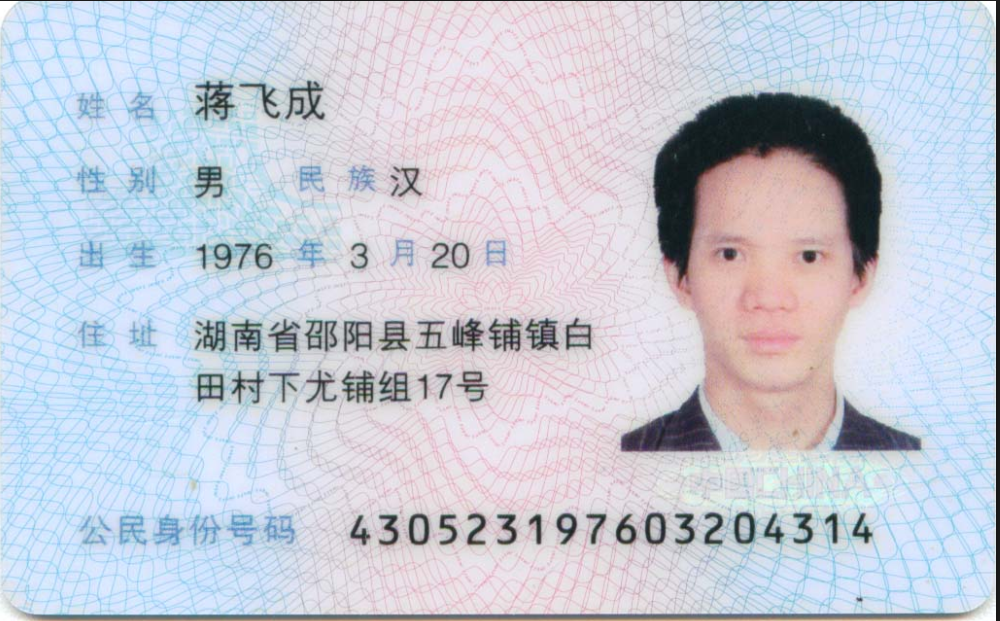
#> input picture jupyter/opencv/ocr/card.png, 1000 x 621 px, given in place of card2.png, which was not available
$ python ocr.py   (older library calls are emulated)
#> lines starting #> are read from the running program, lines starting #| are printed output that depends on the picture; after the words box and inside, x2 and y2 are one past the last pixel; in counts of white or black regions, pixels touching at a corner belong together; long printed decimals are rounded; pictures that were not available may be replaced by others from this repository, and a replacement may not be noted
### jupyter/opencv/ocr/textRegion.py
"""
提取图片的文字区域
"""

import sys

import cv2
import numpy as np

def preprocess(gray):
    # 1. Sobel算子，x方向求梯度
    sobel = cv2.Sobel(gray, cv2.CV_8U, 1, 0, ksize = 3)
    # 2. 二值化
    ret, binary = cv2.threshold(sobel, 0, 255, cv2.THRESH_OTSU+cv2.THRESH_BINARY)

    # 3. 膨胀和腐蚀操作的核函数
    element1 = cv2.getStructuringElement(cv2.MORPH_RECT, (30, 9))
    element2 = cv2.getStructuringElement(cv2.MORPH_RECT, (24, 6))

    # 4. 膨胀一次，让轮廓突出
    dilation = cv2.dilate(binary, element2, iterations = 1)

    # 5. 腐蚀一次，去掉细节，如表格线等。注意这里去掉的是竖直的线
    erosion = cv2.erode(dilation, element1, iterations = 1)

    # 6. 再次膨胀，让轮廓明显一些
    dilation2 = cv2.dilate(erosion, element2, iterations = 3)
    # dilation2 = cv2.dilate(erosion, element1, iterations = 1)

    # 7. 存储中间图片
    cv2.imwrite("temp/gray.png", gray)
    cv2.imwrite("temp/binary.png", binary)
    cv2.imwrite("temp/dilation.png", dilation)
    cv2.imwrite("temp/erosion.png", erosion)
    cv2.imwrite("temp/dilation2.png", dilation2)

    return dilation2


def findTextRegion(img):
    region = []

    # 1. 查找轮廓
    c_image,contours, hierarchy = cv2.findContours(img, cv2.RETR_TREE, cv2.CHAIN_APPROX_SIMPLE)

    # 2. 筛选那些面积小的
    for i in range(len(contours)):
        cnt = contours[i]
        # 计算该轮廓的面积
        area = cv2.contourArea(cnt)

        # 面积小的都筛选掉
        if(area < 4000):
            continue

        # 轮廓近似，作用很小
        epsilon = 0.001 * cv2.arcLength(cnt, True)
        approx = cv2.approxPolyDP(cnt, epsilon, True)

        # 找到最小的矩形，该矩形可能有方向
        rect = cv2.minAreaRect(cnt)
        print ("rect is: ")
        print (rect)

        # box是四个点的坐标
        box = cv2.boxPoints(rect)
        box = np.int0(box)

        # 计算高和宽
        height = abs(box[0][1] - box[2][1])
        width = abs(box[0][0] - box[2][0])

        # 筛选那些太细的矩形，留下扁的
        if(height > width * 1.2):
            continue

        region.append(box)

        # 存储中间图片
        cv2.imwrite("temp/Contours.png", c_image)

    return region


# [29 lines left out: function detect, not called in this run]

def get_textRegion(img):
    # 1.  转化成灰度图
    gray = cv2.cvtColor(img, cv2.COLOR_BGR2GRAY)

    # 2. 形态学变换的预处理，得到可以查找矩形的图片
    dilation = preprocess(gray)

    # 3. 查找和筛选文字区域
    region = findTextRegion(dilation)

    # 4. 切图
    regions=[]
    for box in region:
        regions.append( img[ np.min(box[:,1]):np.max(box[:,1]) , np.min(box[:,0]):np.max(box[:,0])] )
        # cv2.imshow('czm',regions[-1])
        # cv2.waitKey(0)

    return regions


# [5 lines that do not run on import are left out]

    # region = get_textRegion(img)

### jupyter/opencv/ocr/ocr.py
from textRegion import get_textRegion
try:
    import Image
except ImportError:
    from PIL import Image,ImageFilter
import pytesseract
import cv2
import numpy as np

pytesseract.pytesseract.tesseract_cmd = r'D:\installed\Tesseract-OCR\tesseract.exe'
# Include the above line, if you don't have tesseract executable in your PATH
# Example tesseract_cmd: 'C:\\Program Files (x86)\\Tesseract-OCR\\tesseract'


imagePath = r'card2.png'
img = cv2.imread(imagePath)
#> img is the input picture: shape (621, 1000, 3); mean B, G, R 214.7, 202.6, 198.1
regions = get_textRegion(img)
#> in get_textRegion, `gray = cv2.cvtColor(img, cv2.COLOR_BGR2GRAY)`:
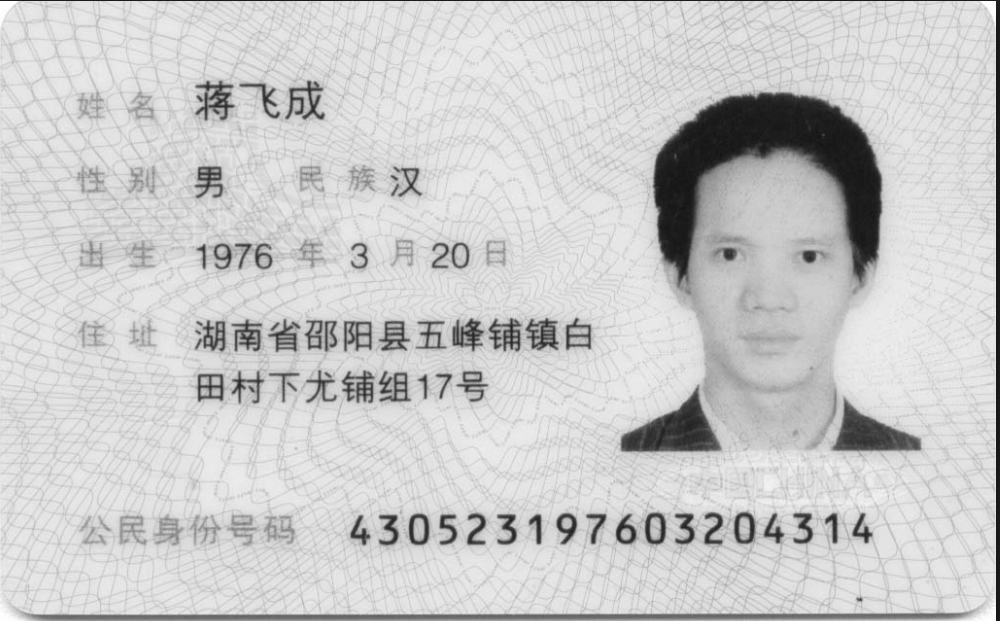
#> gray: shape (621, 1000); min 19, max 255, mean 202.6
#> in preprocess, `sobel = cv2.Sobel(gray, cv2.CV_8U, 1, 0, ksize = 3)`:
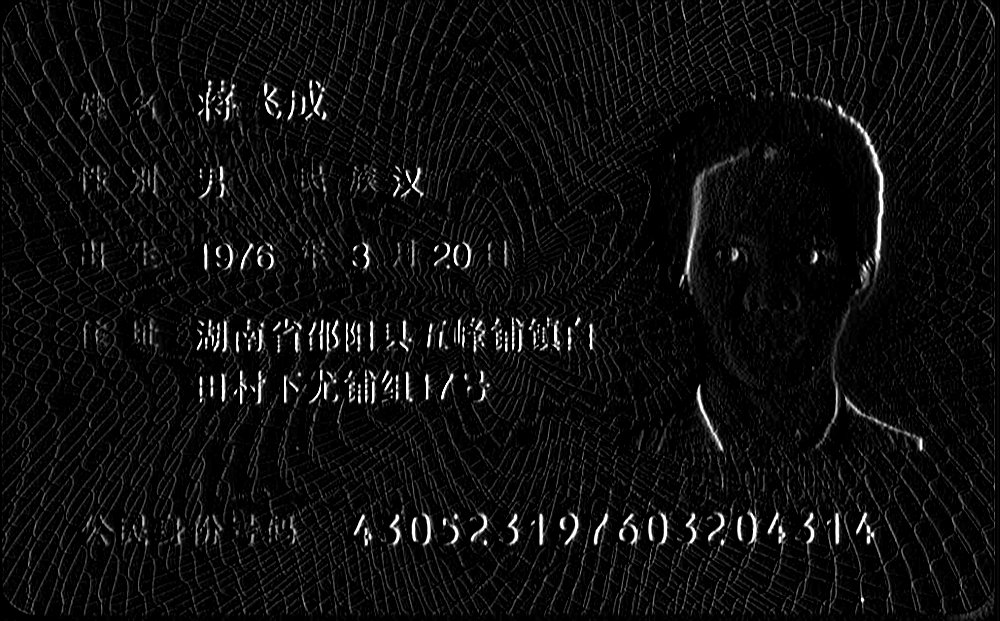
#> sobel: shape (621, 1000); min 0, max 255, mean 14.1
#> in preprocess, `ret, binary = cv2.threshold(sobel, 0, 255, cv2.THRESH_OTSU+cv2.THRESH_..`:
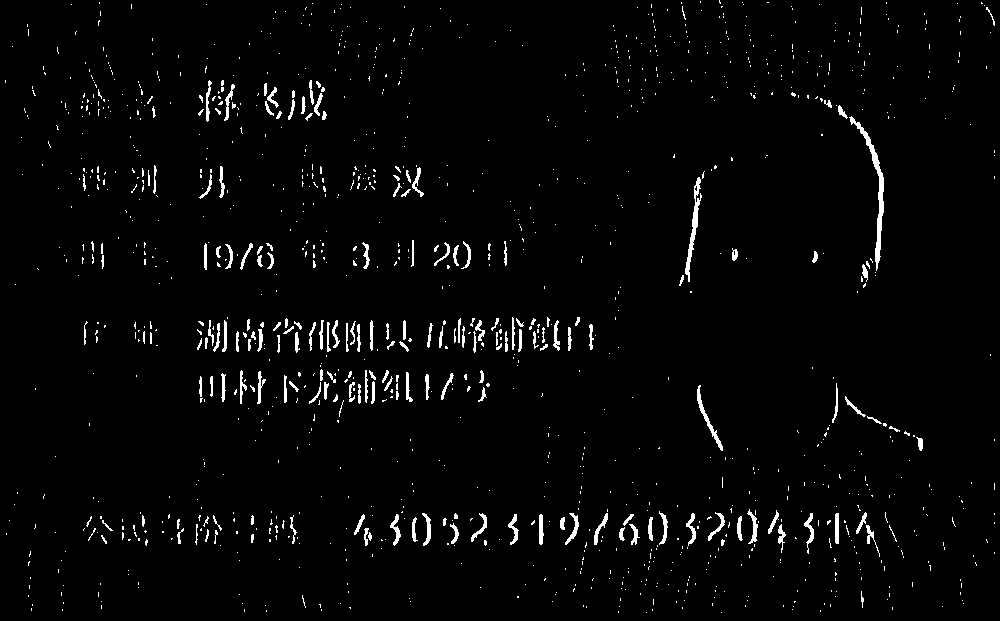
#> binary: shape (621, 1000); 2.5% white; 1263 white regions (1079 under 20 px), largest, box (x1, y1, x2, y2) and area: (849, 116, 884, 271) 758, (685, 177, 702, 282) 454, (697, 385, 723, 451) 263
#> in preprocess, `ret, binary = cv2.threshold(sobel, 0, 255, cv2.THRESH_OTSU+cv2.THRESH_..`: ret = 93
#> in preprocess, `dilation = cv2.dilate(binary, element2, iterations = 1)`:
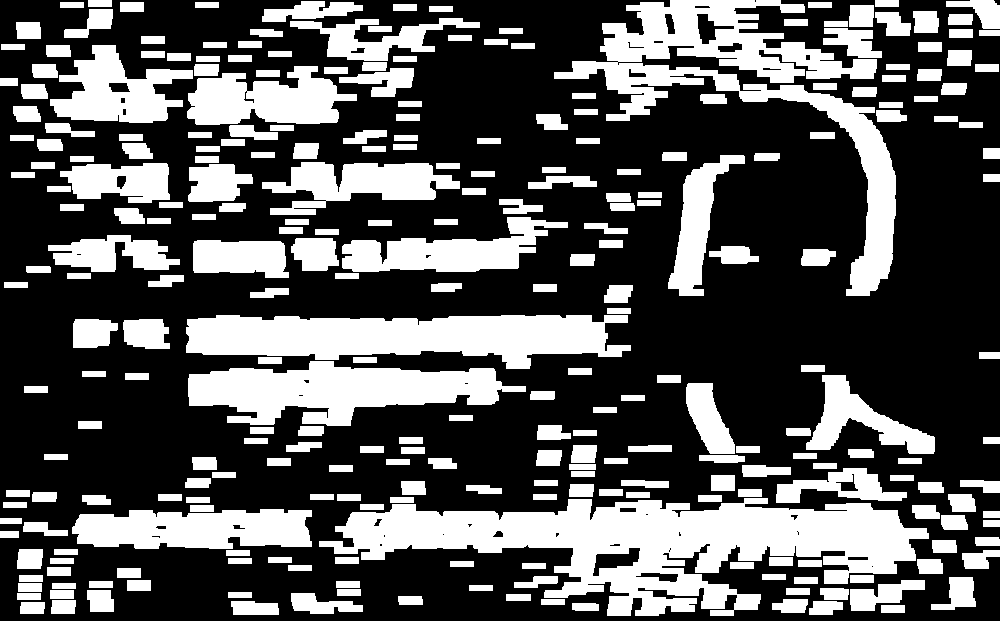
#> dilation: shape (621, 1000); 34% white; 282 white regions, largest, box (x1, y1, x2, y2) and area: (319, 498, 929, 616) 34263, (554, 0, 896, 296) 21985, (186, 315, 631, 369) 16502
#> in preprocess, `erosion = cv2.erode(dilation, element1, iterations = 1)`:
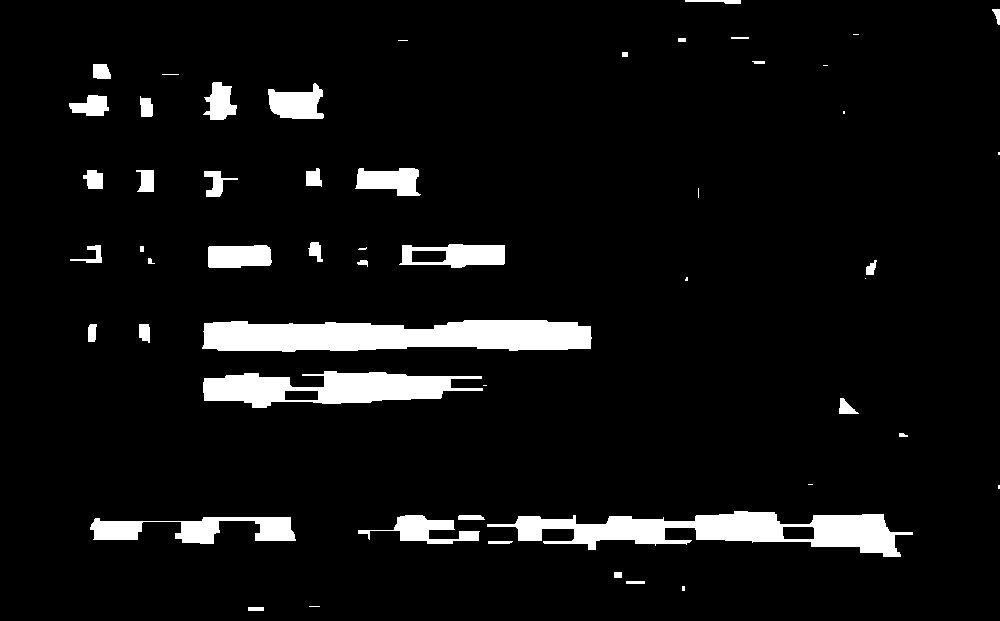
#> erosion: shape (621, 1000); 6.5% white; 53 white regions (15 under 20 px), largest, box (x1, y1, x2, y2) and area: (202, 320, 592, 352) 10254, (487, 511, 913, 557) 8945, (203, 371, 483, 408) 6152
#> in preprocess, `dilation2 = cv2.dilate(erosion, element2, iterations = 3)`:
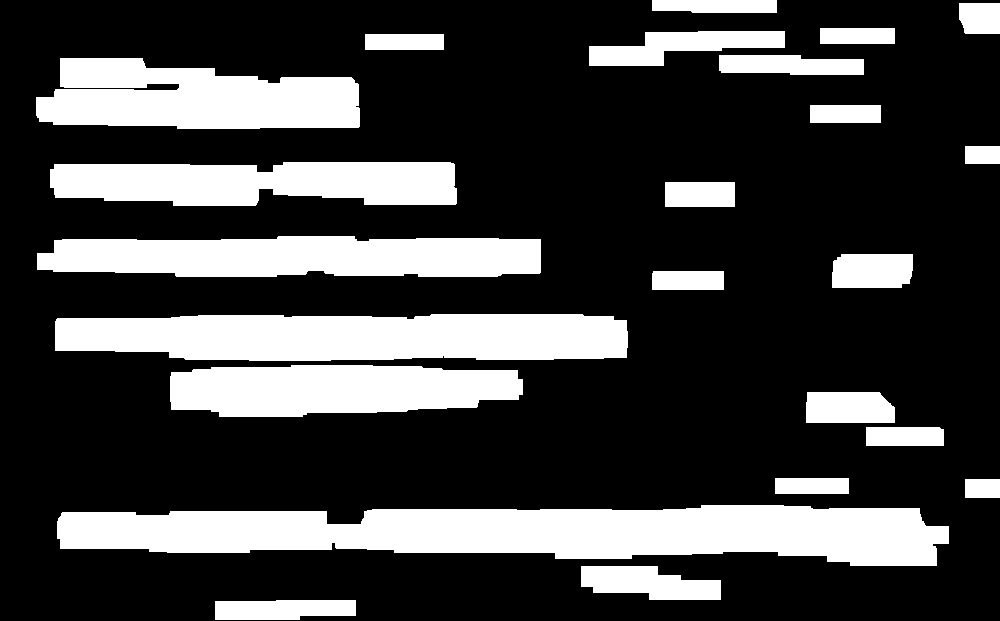
#> dilation2: shape (621, 1000); 25.8% white; 23 white regions
#> in findTextRegion, `c_image,contours, hierarchy = cv2.findContours(img, cv2.RETR_TREE, cv2..`: contours = 23 contours; largest, box (x1, y1, x2, y2) and area: (57, 505, 949, 566) 37963, (55, 314, 628, 361) 23438, (37, 236, 541, 277) 17481, (36, 58, 360, 129) 17064, (170, 365, 523, 417) 14870
#> the loop in findTextRegion, `for i in range(len(contours)):` made 23 passes
#> area on passes 1, 2, 6, 7, 10, 11, 18, 20, 22, 23: 2376, 3274, 1380, 2506, 1276.5, 2520, 2339.5, 3735, 1149, 1410
#> (cnt, area) on passes 4, 5, 13, 15, 16, 19: ([[965, 479], [965, 497], [999, 497], [999, 479]], 612), ([[775, 478], [775, 493], [848, 493], [848, 478]], 1095), ([[665, 182], [665, 206], [734, 206], [734, 182]], 1656), ([[965, 146], [965, 163], [999, 163], [999, 146]], 578), ([[810, 105], [810, 122], [880, 122], [880, 105]], 1190), ([[365, 34], [365, 49], [443, 49], [443, 34]], 1170)
#| rect is:
#| ((502.557, 529.025), (58.714, 891.257), -88.910)
#| rect is:
#| ((346.000, 390.500), (51.000, 352.000), -90.0)
#| rect is:
#| ((340.986, 337.170), (572.076, 45.566), -0.2459)
#| rect is:
#| ((288.500, 256.0), (40.000, 503.000), -90.0)
#| rect is:
#| ((252.980, 183.580), (405.990, 42.859), -0.2865)
#> (further printed lines are left out)
#> after the loop in findTextRegion, `for i in range(len(contours)):`: region = 6 items
#> the loop in get_textRegion, `for box in region:` made 6 passes
#> box on passes 1 to 6: [[947, 566], [56, 549], [57, 491], [948, 508]], [[521, 415], [169, 415], [170, 364], [521, 364]], [[55, 361], [54, 315], [626, 313], [627, 358]], [[539, 276], [37, 276], [37, 236], [539, 236]], [[50, 206], [49, 163], [455, 161], [456, 203]], [[358, 133], [35, 123], [37, 54], [360, 65]]
#> regions = 6 items
count=0
for reg in regions:
    # ret, reg = cv2.threshold(reg, 0, 255, cv2.THRESH_OTSU + cv2.THRESH_BINARY)
    i = cv2.cvtColor(reg, cv2.COLOR_BGR2RGB)
    i = Image.fromarray(i, mode="RGB")
    # i = i.resize((400,60))
    # i = i.filter(ImageFilter.SHARPEN)
    # i.show()


    i.save(r'temp/{}.jpg'.format(count))
    count+=1

#> (the run stopped early here; a loop or call above may not have finished)
